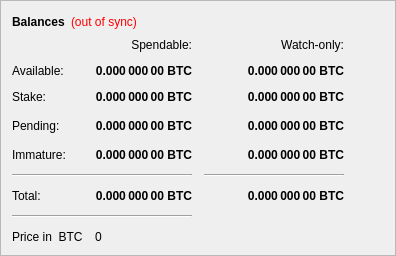
        <widget class="QFrame" name="frame">
         <property name="frameShape">
          <enum>QFrame::StyledPanel</enum>
         </property>
         <property name="frameShadow">
          <enum>QFrame::Raised</enum>
         </property>
         <layout class="QVBoxLayout" name="verticalLayout_4">
          <item>
           <layout class="QHBoxLayout" name="horizontalLayout_4">
            <item>
             <widget class="QLabel" name="label_5">
              <property name="font">
               <font>
                <weight>75</weight>
                <bold>true</bold>
               </font>
              </property>
              <property name="text">
               <string>Balances</string>
              </property>
             </widget>
            </item>
            <item>
             <widget class="QLabel" name="labelWalletStatus">
              <property name="cursor">
               <cursorShape>WhatsThisCursor</cursorShape>
              </property>
              <property name="toolTip">
               <string>The displayed information may be out of date. Your wallet automatically synchronizes with the Wavepay network after a connection is established, but this process has not completed yet.</string>
              </property>
              <property name="styleSheet">
               <string notr="true">QLabel { color: red; }</string>
              </property>
              <property name="text">
               <string notr="true">(out of sync)</string>
              </property>
              <property name="alignment">
               <set>Qt::AlignLeading|Qt::AlignLeft|Qt::AlignVCenter</set>
              </property>
             </widget>
            </item>
            <item>
             <spacer name="horizontalSpacer_3">
              <property name="orientation">
               <enum>Qt::Horizontal</enum>
              </property>
              <property name="sizeHint" stdset="0">
               <size>
                <width>40</width>
                <height>20</height>
               </size>
              </property>
             </spacer>
            </item>
           </layout>
          </item>
          <item>
           <layout class="QGridLayout" name="gridLayout">
            <property name="spacing">
             <number>12</number>
            </property>
            <item row="4" column="2">
             <widget class="QLabel" name="labelWatchPending">
              <property name="font">
               <font>
                <weight>75</weight>
                <bold>true</bold>
               </font>
              </property>
              <property name="cursor">
               <cursorShape>IBeamCursor</cursorShape>
              </property>
              <property name="toolTip">
               <string>Unconfirmed transactions to watch-only addresses</string>
              </property>
              <property name="text">
               <string notr="true">0.000 000 00 BTC</string>
              </property>
              <property name="alignment">
               <set>Qt::AlignRight|Qt::AlignTrailing|Qt::AlignVCenter</set>
              </property>
              <property name="textInteractionFlags">
               <set>Qt::LinksAccessibleByMouse|Qt::TextSelectableByKeyboard|Qt::TextSelectableByMouse</set>
              </property>
             </widget>
            </item>
            <item row="4" column="1">
             <widget class="QLabel" name="labelUnconfirmed">
              <property name="font">
               <font>
                <weight>75</weight>
                <bold>true</bold>
               </font>
              </property>
              <property name="cursor">
               <cursorShape>IBeamCursor</cursorShape>
              </property>
              <property name="toolTip">
               <string>Total of transactions that have yet to be confirmed, and do not yet count toward the spendable balance</string>
              </property>
              <property name="text">
               <string notr="true">0.000 000 00 BTC</string>
              </property>
              <property name="alignment">
               <set>Qt::AlignRight|Qt::AlignTrailing|Qt::AlignVCenter</set>
              </property>
              <property name="textInteractionFlags">
               <set>Qt::LinksAccessibleByMouse|Qt::TextSelectableByKeyboard|Qt::TextSelectableByMouse</set>
              </property>
             </widget>
            </item>
            <item row="5" column="2">
             <widget class="QLabel" name="labelWatchImmature">
              <property name="font">
               <font>
                <weight>75</weight>
                <bold>true</bold>
               </font>
              </property>
              <property name="cursor">
               <cursorShape>IBeamCursor</cursorShape>
              </property>
              <property name="toolTip">
               <string>Mined balance in watch-only addresses that has not yet matured</string>
              </property>
              <property name="text">
               <string notr="true">0.000 000 00 BTC</string>
              </property>
              <property name="alignment">
               <set>Qt::AlignRight|Qt::AlignTrailing|Qt::AlignVCenter</set>
              </property>
              <property name="textInteractionFlags">
               <set>Qt::LinksAccessibleByMouse|Qt::TextSelectableByKeyboard|Qt::TextSelectableByMouse</set>
              </property>
             </widget>
            </item>
            <item row="6" column="0" colspan="2">
             <widget class="Line" name="lineSpendableBalance">
              <property name="orientation">
               <enum>Qt::Horizontal</enum>
              </property>
             </widget>
            </item>
            <item row="6" column="2">
             <widget class="Line" name="lineWatchBalance">
              <property name="sizePolicy">
               <sizepolicy hsizetype="Preferred" vsizetype="Fixed">
                <horstretch>0</horstretch>
                <verstretch>0</verstretch>
               </sizepolicy>
              </property>
              <property name="minimumSize">
               <size>
                <width>140</width>
                <height>0</height>
               </size>
              </property>
              <property name="orientation">
               <enum>Qt::Horizontal</enum>
              </property>
             </widget>
            </item>
            <item row="8" column="0">
             <widget class="QLabel" name="labelTotalText">
              <property name="text">
               <string>Total:</string>
              </property>
             </widget>
            </item>
            <item row="5" column="1">
             <widget class="QLabel" name="labelImmature">
              <property name="font">
               <font>
                <weight>75</weight>
                <bold>true</bold>
               </font>
              </property>
              <property name="cursor">
               <cursorShape>IBeamCursor</cursorShape>
              </property>
              <property name="toolTip">
               <string>Mined balance that has not yet matured</string>
              </property>
              <property name="text">
               <string notr="true">0.000 000 00 BTC</string>
              </property>
              <property name="alignment">
               <set>Qt::AlignRight|Qt::AlignTrailing|Qt::AlignVCenter</set>
              </property>
              <property name="textInteractionFlags">
               <set>Qt::LinksAccessibleByMouse|Qt::TextSelectableByKeyboard|Qt::TextSelectableByMouse</set>
              </property>
             </widget>
            </item>
            <item row="4" column="3">
             <spacer name="horizontalSpacer_2">
              <property name="orientation">
               <enum>Qt::Horizontal</enum>
              </property>
              <property name="sizeHint" stdset="0">
               <size>
                <width>40</width>
                <height>20</height>
               </size>
              </property>
             </spacer>
            </item>
            <item row="5" column="0">
             <widget class="QLabel" name="labelImmatureText">
              <property name="text">
               <string>Immature:</string>
              </property>
             </widget>
            </item>
            <item row="8" column="1">
             <widget class="QLabel" name="labelTotal">
              <property name="font">
               <font>
                <weight>75</weight>
                <bold>true</bold>
               </font>
              </property>
              <property name="cursor">
               <cursorShape>IBeamCursor</cursorShape>
              </property>
              <property name="toolTip">
               <string>Your current total balance</string>
              </property>
              <property name="text">
               <string notr="true">0.000 000 00 BTC</string>
              </property>
              <property name="alignment">
               <set>Qt::AlignRight|Qt::AlignTrailing|Qt::AlignVCenter</set>
              </property>
              <property name="textInteractionFlags">
               <set>Qt::LinksAccessibleByMouse|Qt::TextSelectableByKeyboard|Qt::TextSelectableByMouse</set>
              </property>
             </widget>
            </item>
            <item row="8" column="2">
             <widget class="QLabel" name="labelWatchTotal">
              <property name="font">
               <font>
                <weight>75</weight>
                <bold>true</bold>
               </font>
              </property>
              <property name="cursor">
               <cursorShape>IBeamCursor</cursorShape>
              </property>
              <property name="toolTip">
               <string>Current total balance in watch-only addresses</string>
              </property>
              <property name="text">
               <string notr="true">0.000 000 00 BTC</string>
              </property>
              <property name="alignment">
               <set>Qt::AlignRight|Qt::AlignTrailing|Qt::AlignVCenter</set>
              </property>
              <property name="textInteractionFlags">
               <set>Qt::LinksAccessibleByMouse|Qt::TextSelectableByKeyboard|Qt::TextSelectableByMouse</set>
              </property>
             </widget>
            </item>
            <item row="1" column="0">
             <widget class="QLabel" name="labelBalanceText">
              <property name="text">
               <string>Available:</string>
              </property>
             </widget>
            </item>
            <item row="1" column="1">
             <widget class="QLabel" name="labelBalance">
              <property name="font">
               <font>
                <weight>75</weight>
                <bold>true</bold>
               </font>
              </property>
              <property name="cursor">
               <cursorShape>IBeamCursor</cursorShape>
              </property>
              <property name="toolTip">
               <string>Your current spendable balance</string>
              </property>
              <property name="text">
               <string notr="true">0.000 000 00 BTC</string>
              </property>
              <property name="alignment">
               <set>Qt::AlignRight|Qt::AlignTrailing|Qt::AlignVCenter</set>
              </property>
              <property name="textInteractionFlags">
               <set>Qt::LinksAccessibleByMouse|Qt::TextSelectableByKeyboard|Qt::TextSelectableByMouse</set>
              </property>
             </widget>
            </item>
            <item row="3" column="0">
             <widget class="QLabel" name="label_10">
              <property name="text">
               <string>Stake:</string>
              </property>
             </widget>
            </item>
            <item row="3" column="1">
             <widget class="QLabel" name="labelStake">
              <property name="font">
               <font>
                <weight>75</weight>
                <bold>true</bold>
               </font>
              </property>
              <property name="cursor">
               <cursorShape>IBeamCursor</cursorShape>
              </property>
              <property name="toolTip">
               <string>Total of coins that was staked, and do not yet count toward the current balance</string>
              </property>
              <property name="text">
               <string notr="true">0.000 000 00 BTC</string>
              </property>
              <property name="alignment">
               <set>Qt::AlignRight|Qt::AlignTrailing|Qt::AlignVCenter</set>
              </property>
              <property name="textInteractionFlags">
               <set>Qt::LinksAccessibleByMouse|Qt::TextSelectableByKeyboard|Qt::TextSelectableByMouse</set>
              </property>
             </widget>
            </item>
            <item row="3" column="2">
             <widget class="QLabel" name="labelWatchStake">
              <property name="font">
               <font>
                <weight>75</weight>
                <bold>true</bold>
               </font>
              </property>
              <property name="cursor">
               <cursorShape>IBeamCursor</cursorShape>
              </property>
              <property name="toolTip">
               <string>Total of coins that was staked in watch-only addresses, and do not yet count toward the current watch-only balance</string>
              </property>
              <property name="text">
               <string notr="true">0.000 000 00 BTC</string>
              </property>
              <property name="alignment">
               <set>Qt::AlignRight|Qt::AlignTrailing|Qt::AlignVCenter</set>
              </property>
              <property name="textInteractionFlags">
               <set>Qt::LinksAccessibleByMouse|Qt::TextSelectableByKeyboard|Qt::TextSelectableByMouse</set>
              </property>
             </widget>
            </item>
            <item row="4" column="0">
             <widget class="QLabel" name="labelPendingText">
              <property name="text">
               <string>Pending:</string>
              </property>
             </widget>
            </item>
            <item row="0" column="2">
             <widget class="QLabel" name="labelWatchonly">
              <property name="text">
               <string>Watch-only:</string>
              </property>
              <property name="alignment">
               <set>Qt::AlignRight|Qt::AlignTrailing|Qt::AlignVCenter</set>
              </property>
             </widget>
            </item>
            <item row="0" column="1">
             <widget class="QLabel" name="labelSpendable">
              <property name="text">
               <string>Spendable:</string>
              </property>
              <property name="alignment">
               <set>Qt::AlignRight|Qt::AlignTrailing|Qt::AlignVCenter</set>
              </property>
             </widget>
            </item>
            <item row="1" column="2">
             <widget class="QLabel" name="labelWatchAvailable">
              <property name="font">
               <font>
                <weight>75</weight>
                <bold>true</bold>
               </font>
              </property>
              <property name="cursor">
               <cursorShape>IBeamCursor</cursorShape>
              </property>
              <property name="toolTip">
               <string>Your current balance in watch-only addresses</string>
              </property>
              <property name="text">
               <string notr="true">0.000 000 00 BTC</string>
              </property>
              <property name="alignment">
               <set>Qt::AlignRight|Qt::AlignTrailing|Qt::AlignVCenter</set>
              </property>
              <property name="textInteractionFlags">
               <set>Qt::LinksAccessibleByMouse|Qt::TextSelectableByKeyboard|Qt::TextSelectableByMouse</set>
              </property>
             </widget>
            </item>
            <item row="10" column="0">
             <widget class="QLabel" name="label">
              <property name="text">
               <string>Price in  BTC</string>
              </property>
             </widget>
            </item>
            <item row="10" column="1">
             <widget class="QLabel" name="assetlabel">
              <property name="text">
               <string>0</string>
              </property>
             </widget>
            </item>
            <item row="9" column="0" colspan="2">
             <widget class="Line" name="line">
              <property name="orientation">
               <enum>Qt::Horizontal</enum>
              </property>
             </widget>
            </item>
           </layout>
          </item>
         </layout>
        </widget>
